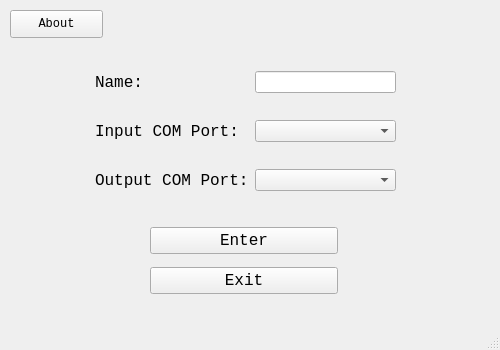
<?xml version="1.0" encoding="UTF-8"?>
<ui version="4.0">
 <class>MainWindow</class>
 <widget class="QMainWindow" name="MainWindow">
  <property name="geometry">
   <rect>
    <x>0</x>
    <y>0</y>
    <width>500</width>
    <height>350</height>
   </rect>
  </property>
  <property name="minimumSize">
   <size>
    <width>500</width>
    <height>350</height>
   </size>
  </property>
  <property name="maximumSize">
   <size>
    <width>500</width>
    <height>350</height>
   </size>
  </property>
  <property name="font">
   <font>
    <family>Consolas</family>
   </font>
  </property>
  <property name="windowTitle">
   <string>BM Network Messenger</string>
  </property>
  <widget class="QWidget" name="centralwidget">
   <widget class="QWidget" name="layoutWidget">
    <property name="geometry">
     <rect>
      <x>95</x>
      <y>50</y>
      <width>301</width>
      <height>162</height>
     </rect>
    </property>
    <layout class="QGridLayout" name="gridLayout">
     <item row="1" column="0">
      <widget class="QLabel" name="LabelCOM">
       <property name="font">
        <font>
         <family>Consolas</family>
         <pointsize>12</pointsize>
        </font>
       </property>
       <property name="text">
        <string>Input COM Port:</string>
       </property>
      </widget>
     </item>
     <item row="0" column="0">
      <widget class="QLabel" name="LabelName">
       <property name="font">
        <font>
         <family>Consolas</family>
         <pointsize>12</pointsize>
        </font>
       </property>
       <property name="text">
        <string>Name:</string>
       </property>
      </widget>
     </item>
     <item row="1" column="1">
      <widget class="QComboBox" name="comboBoxCOMInputPort"/>
     </item>
     <item row="3" column="1">
      <widget class="QComboBox" name="comboBoxCOMOutputPort"/>
     </item>
     <item row="0" column="1">
      <widget class="QLineEdit" name="lineEditName"/>
     </item>
     <item row="3" column="0">
      <widget class="QLabel" name="label">
       <property name="font">
        <font>
         <family>Consolas</family>
         <pointsize>12</pointsize>
        </font>
       </property>
       <property name="text">
        <string>Output COM Port:</string>
       </property>
      </widget>
     </item>
    </layout>
   </widget>
   <widget class="QWidget" name="layoutWidget_2">
    <property name="geometry">
     <rect>
      <x>150</x>
      <y>220</y>
      <width>188</width>
      <height>81</height>
     </rect>
    </property>
    <layout class="QVBoxLayout" name="verticalLayout">
     <item>
      <widget class="QPushButton" name="pushButtonEnter">
       <property name="font">
        <font>
         <family>Consolas</family>
         <pointsize>12</pointsize>
         <weight>50</weight>
         <bold>false</bold>
        </font>
       </property>
       <property name="styleSheet">
        <string notr="true"/>
       </property>
       <property name="text">
        <string>Enter</string>
       </property>
      </widget>
     </item>
     <item>
      <widget class="QPushButton" name="pushButtonExit">
       <property name="font">
        <font>
         <family>Consolas</family>
         <pointsize>12</pointsize>
        </font>
       </property>
       <property name="styleSheet">
        <string notr="true"/>
       </property>
       <property name="text">
        <string>Exit</string>
       </property>
      </widget>
     </item>
    </layout>
   </widget>
   <widget class="QPushButton" name="pushButtonAbout">
    <property name="geometry">
     <rect>
      <x>10</x>
      <y>10</y>
      <width>93</width>
      <height>28</height>
     </rect>
    </property>
    <property name="font">
     <font>
      <family>Consolas</family>
     </font>
    </property>
    <property name="text">
     <string>About</string>
    </property>
   </widget>
  </widget>
  <widget class="QMenuBar" name="menubar">
   <property name="geometry">
    <rect>
     <x>0</x>
     <y>0</y>
     <width>500</width>
     <height>24</height>
    </rect>
   </property>
  </widget>
  <widget class="QStatusBar" name="statusbar"/>
 </widget>
 <resources/>
 <connections>
  <connection>
   <sender>pushButtonExit</sender>
   <signal>clicked()</signal>
   <receiver>MainWindow</receiver>
   <slot>close()</slot>
   <hints>
    <hint type="sourcelabel">
     <x>255</x>
     <y>258</y>
    </hint>
    <hint type="destinationlabel">
     <x>389</x>
     <y>290</y>
    </hint>
   </hints>
  </connection>
 </connections>
</ui>
